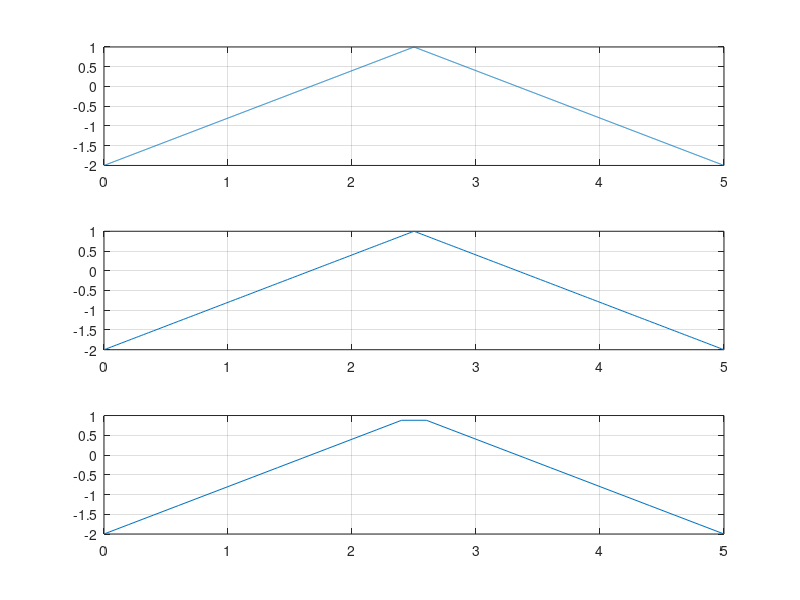

Reproduce this figure in MATLAB.
%semnal triungiular periodic: perioada 5s, nivel maxim=1, nivel minim=-2
%panta=1
%reprezentarea semnalului pentru rezolutie temporara de 2ms
t=0:0.002:5; %avand o perioada de 5s si o rezolutie temporara 2ms, perioada...
...semnalului va porni de la 0 pana la 2 cu un pas de 0.002
    
%sintaxa pentru generarea semnalui triunghiular s este: s = sawtooth(2*pi*F*t); 
% f=1/t => f=0.2
s=sawtooth(0.4*pi*t, 1/2);

%graficul initial are nivelul maxim=1 si nivelul minim=-1, iar pentru a
%atinge nivelul minim=-2 si nivelul maxim=1, observam ca este necesar sa
%inmultim cu 1.5 si apoi sa scadem 0.5
s=s*1.5;
s=s-0.5;
subplot (3,1,1)%pentru a reprezenta grafic in aceeasi fereastra toate cele 3 cazurile am folosit functia subplot
plot(t,s), grid %am reprezentat grafic semnalul in functie de timp

%reprezentarea pentru rezolutie temporara de 20ms
t=0:0.02:5; 
s=sawtooth(0.4*pi*t, 1/2);
s=s*1.5;
s=s-0.5;
subplot (3,1,2)
plot(t,s), grid

%reprezentarea pentru rezolutia temporara de 200ms
t=0:0.2:5;
s=sawtooth(0.4*pi*t, 1/2);
s=s*1.5;
s=s-0.5;
subplot (3,1,3)
plot(t,s), grid

